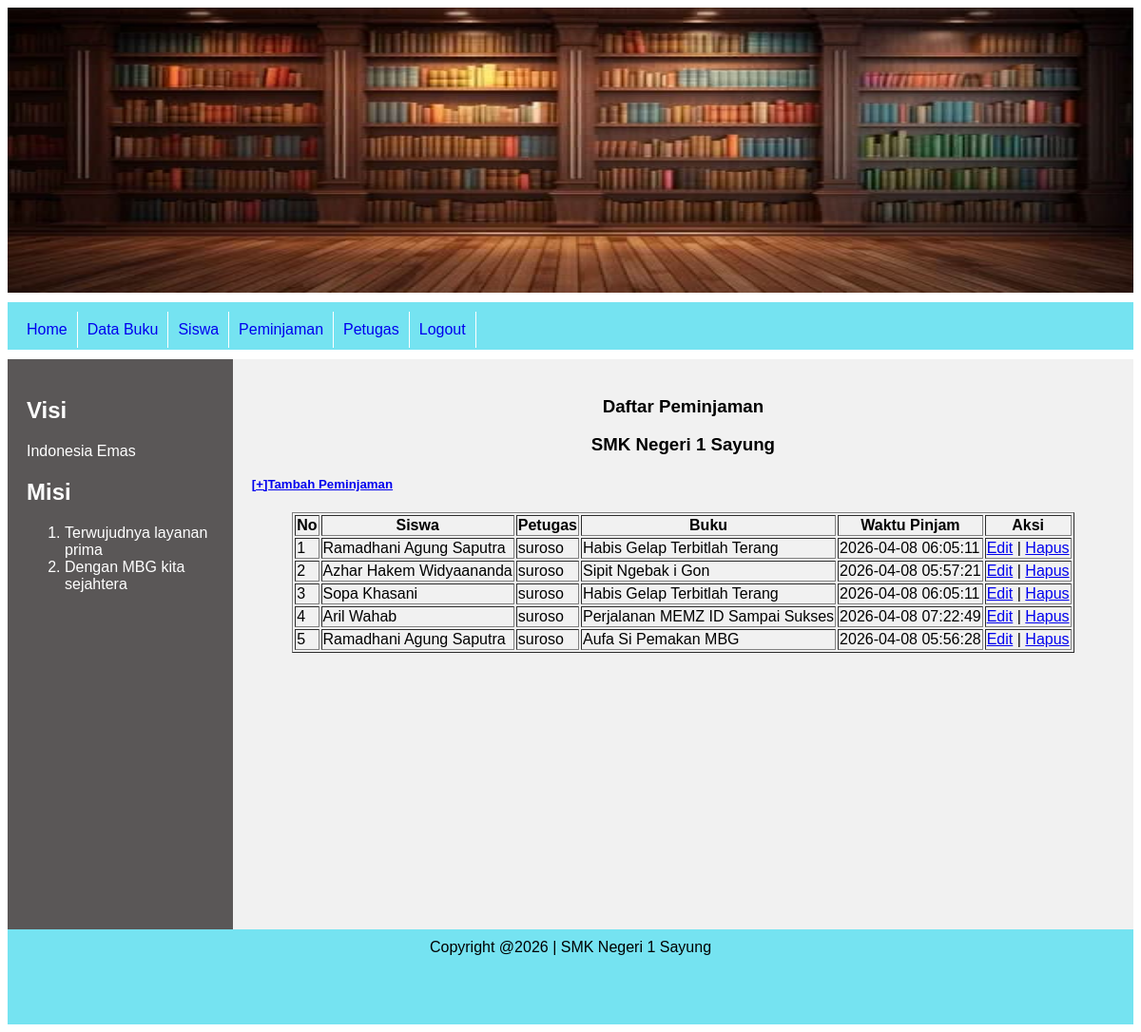
The page /admin/index.php?page=pinjam (signed in) on the database its author committed.
### tables this page shows
CREATE TABLE `tbl_peminjaman` (
  `idpinjam` int NOT NULL,
  `idpetugas` int NOT NULL,
  `idsiswa` int NOT NULL,
  `idbuku` int NOT NULL,
  `created_at` timestamp NOT NULL DEFAULT CURRENT_TIMESTAMP,
  `waktuupdatepinjam` timestamp NULL DEFAULT NULL
);

CREATE TABLE `tbl_siswa` (
  `idsiswa` int NOT NULL,
  `nis` varchar(20) NOT NULL,
  `namasiswa` varchar(100) NOT NULL,
  `kelas` varchar(20) NOT NULL,
  `alamat` varchar(200) NOT NULL,
  `hp` varchar(20) NOT NULL,
  `created_at` timestamp NOT NULL DEFAULT CURRENT_TIMESTAMP,
  `updated_at` timestamp NULL DEFAULT NULL
);

CREATE TABLE `tbl_petugas` (
  `idpetugas` int NOT NULL,
  `namapetugas` varchar(100) NOT NULL,
  `hp` varchar(20) NOT NULL,
  `username` varchar(50) NOT NULL,
  `password` varchar(50) NOT NULL,
  `created_at` timestamp NOT NULL DEFAULT CURRENT_TIMESTAMP,
  `updated_at` timestamp NULL DEFAULT NULL
);

CREATE TABLE `tbl_buku` (
  `idbuku` int NOT NULL,
  `judul` varchar(100) NOT NULL,
  `pengarang` varchar(50) NOT NULL,
  `penerbit` varchar(50) NOT NULL,
  `created_at` timestamp NOT NULL DEFAULT CURRENT_TIMESTAMP,
  `updated_at` timestamp NULL DEFAULT NULL
);

### admin/halaman/pinjam/pinjam.php (the view, shortened to what this page needs)
<?php
include "../koneksi.php";
$query = "SELECT * FROM tbl_peminjaman
    LEFT JOIN tbl_petugas ON tbl_petugas.idpetugas = tbl_peminjaman.idpetugas
    LEFT JOIN tbl_siswa ON tbl_siswa.idsiswa = tbl_peminjaman.idsiswa
    LEFT JOIN tbl_buku ON tbl_buku.idbuku = tbl_peminjaman.idbuku";
$data = mysqli_query($conn, $query);
?>
<h3>
    <center>Daftar Peminjaman</center>
</h3>
<p>
<h3>
    <center>SMK Negeri 1 Sayung</center>
</h3>
<h5><a href="index.php?page=pinjamtambah"> [+]Tambah Peminjaman</a></h5>
<table align="center" border="1">
    <tr>
        <th>No</th>
        <th>Siswa</th>
        <th>Petugas</th>
        <th>Buku</th>
        <th>Waktu Pinjam</th>
        <th>Aksi</th>
    </tr>
    <?php
    $nomor = 1;
    while($row = mysqli_fetch_assoc($data)) {
        echo "<tr>";
        echo "<td> $nomor </td>";
        echo "<td>". $row['namasiswa'] ."</td>";
        echo "<td>". $row['namapetugas'] ."</td>";
        echo "<td>". $row['judul'] ."</td>";
        echo "<td>". $row['created_at'] ."</td>";
        echo "<td>";
        echo "<a href='../admin/index.php?page=pinjamubah&idpinjam=".$row['idpinjam'] . "'>Edit</a> | ";
        echo "<a href='halaman/pinjam/pinjamhapus.php?idpinjam=".$row['idpinjam'] . "'onClick='return confirm(\"Apakah anda yakin ingin menghapus data buku ini?\")'>Hapus</a></td>";
        echo "</tr>";
        $nomor++;
    }
    ?>
</table>

### css/style.css (style rules this page uses)
* { box-sizing: border-box; }
body { font-family: Arial, Helvetica, sans-serif; }

### rows shown on the page
tbl_peminjaman: idsiswa.namasiswa "Ramadhani Agung Saputra", idpetugas.namapetugas "suroso", idbuku.judul "Habis Gelap Terbitlah Terang", idbuku.created_at "2026-04-08 06:05:11"
tbl_peminjaman: idsiswa.namasiswa "Azhar Hakem Widyaananda", idpetugas.namapetugas "suroso", idbuku.judul "Sipit Ngebak i Gon", idbuku.created_at "2026-04-08 05:57:21"
tbl_peminjaman: idsiswa.namasiswa "Sopa Khasani", idpetugas.namapetugas "suroso", idbuku.judul "Habis Gelap Terbitlah Terang", idbuku.created_at "2026-04-08 06:05:11"
tbl_peminjaman: idsiswa.namasiswa "Aril Wahab", idpetugas.namapetugas "suroso", idbuku.judul "Perjalanan MEMZ ID Sampai Sukses", idbuku.created_at "2026-04-08 07:22:49"
tbl_peminjaman: idsiswa.namasiswa "Ramadhani Agung Saputra", idpetugas.namapetugas "suroso", idbuku.judul "Aufa Si Pemakan MBG", idbuku.created_at "2026-04-08 05:56:28"
